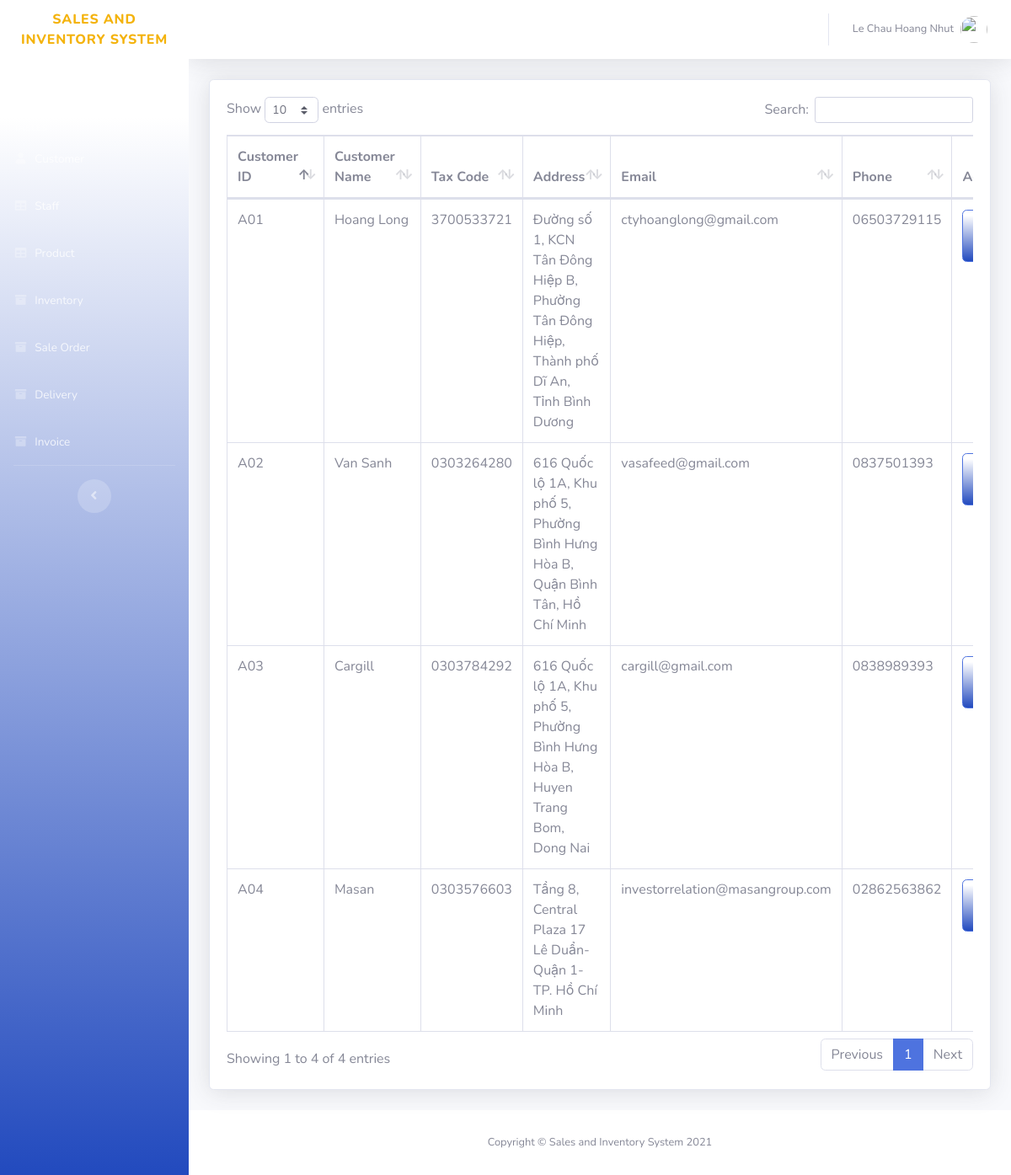
The app's page /SourceCode/SaleAndInventorySystem/pages/customer_view_logistics.php (signed in) with its own data.
### tables this page shows
CREATE TABLE `customer` (
  `Customer_ID` varchar(20) NOT NULL,
  `Customer_Name` varchar(50) NOT NULL,
  `Tax_Code` varchar(50) NOT NULL,
  `Address` varchar(100) NOT NULL,
  `Email` varchar(50) NOT NULL,
  `Phone` varchar(50) NOT NULL,
  `Person` varchar(50) NOT NULL,
  `Contact` varchar(50) NOT NULL,
  `Staff_ID` varchar(20) DEFAULT NULL
);

### SourceCode/SaleAndInventorySystem/pages/customer_view_logistics.php (the view, shortened to what this page needs)
<?php
$session = $_SESSION["Staff_ID"];
include'../includes/connection.php';
$sql = "SELECT Role_ID FROM Staff WHERE Staff_ID = '$session'";
$res = mysqli_query($conn, $sql);
$ro = mysqli_fetch_array($res);
if($ro[0] == 'AD01'){
    include'../includes/sidebar_Admin.php';
}elseif ($ro[0] == 'A01') {
    include'../includes/sidebar_Acc.php';
}elseif ($ro[0] == 'A02') {
    include'../includes/sidebar_Acc_Manager.php';
}elseif ($ro[0] == 'L01') {
    include'../includes/sidebar_Logistics.php';
}elseif ($ro[0] == 'L02') {
    include'../includes/sidebar_Logistics.php';
}elseif ($ro[0] == 'S01') {
    include'../includes/sidebar_Sale.php';
}elseif ($ro[0] == 'S02') {
    include'../includes/sidebar_Sale_Manager.php';
}
?>
            <div class="card shadow mb-4">
            <div class="card-body">
              <div class="table-responsive">
                <table class="table table-bordered" id="dataTable" width="100%" cellspacing="0">
                  <thead>
                      <tr>
                        <th>Customer ID</th>
                        <th>Customer Name</th>
                        <th>Tax Code</th>
                        <th>Address</th>
                        <th>Email</th>
                        <th>Phone</th>
                        <th>Action</th>
                      </tr>
                  </thead>
                  <tbody>
                    <?php
                      $query = "SELECT * FROM customer ";
                      $result = mysqli_query($conn, $query);
                      while ($row = mysqli_fetch_assoc($result)) {
                      echo '<tr>';
                      echo '<td>'. $row['Customer_ID'].'</td>';
                      echo '<td>'. $row['Customer_Name'].'</td>';
                      echo '<td>'. $row['Tax_Code'].'</td>';
                      echo '<td>'. $row['Address'].'</td>';
                      echo '<td>'. $row['Email'].'</td>';
                      echo '<td>'. $row['Phone'].'</td>';
                      echo '<td align="right"> <div class="btn-group">
                              <a type="button" class="btn btn-primary bg-gradient-primary" href="cust_searchfrm_view_logistics.php?action=edit & id='.$row['Customer_ID'] . '"><i class="fas fa-fw fa-list-alt"></i> More</a>
                          </div> </td>';
                      echo '</tr> ';
                      }
                    ?>
                  </tbody>
                </table>
              </div>
            </div>
          </div>
<?php
include'../includes/footer.php';
?>

### records on screen
customer: Customer_ID "A01", Customer_Name "Hoang Long", Tax_Code "3700533721", Address "Đường số 1, KCN Tân Đông Hiệp B, Phường Tân Đông Hiệp, Thành phố Dĩ An, Tỉnh Bình Dương", Email "ctyhoanglong@gmail.com", Phone "06503729115"
customer: Customer_ID "A02", Customer_Name "Van Sanh", Tax_Code "0303264280", Address "616 Quốc lộ 1A, Khu phố 5, Phường Bình Hưng Hòa B, Quận Bình Tân, Hồ Chí Minh", Email "vasafeed@gmail.com", Phone "0837501393"
customer: Customer_ID "A03", Customer_Name "Cargill", Tax_Code "0303784292", Address "616 Quốc lộ 1A, Khu phố 5, Phường Bình Hưng Hòa B, Huyen Trang Bom, Dong Nai", Email "cargill@gmail.com", Phone "0838989393"
customer: Customer_ID "A04", Customer_Name "Masan", Tax_Code "0303576603", Address "Tầng 8, Central Plaza 17 Lê Duẩn-Quận 1-TP. Hồ Chí Minh", Email "investorrelation@masangroup.com", Phone "02862563862"

### other values on screen
$_SESSION["Staff_Name"] "Le Chau Hoang Nhut"
